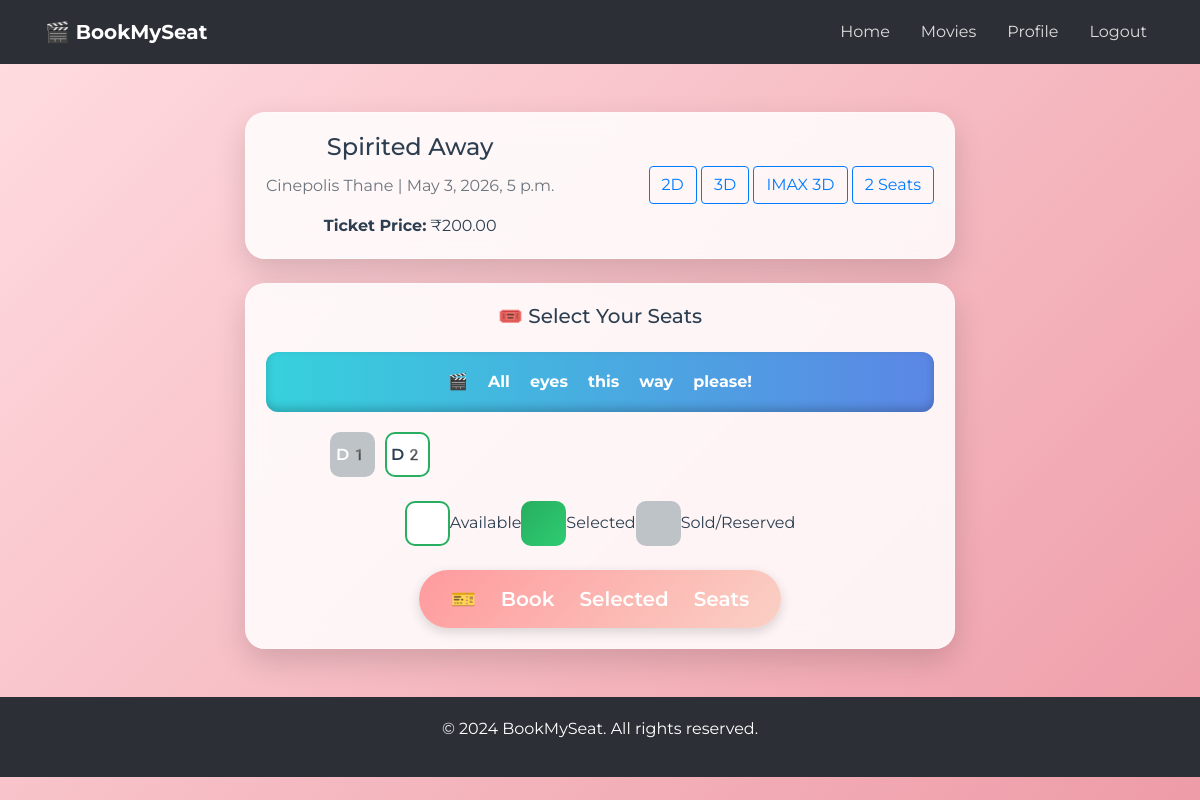
The app's page /movies/theater/3/seats/book/ (signed in) with its own data.
### movies/models.py (models this page shows, shortened)
class Theater(models.Model):
    name = models.CharField(max_length=255)
    movie = models.ForeignKey(Movie, on_delete=models.CASCADE, related_name='theaters')
    time = models.DateTimeField()
    ticket_price = models.DecimalField(max_digits=6, decimal_places=2, default=200.00)

class Movie(models.Model):
    name = models.CharField(max_length=255)
    genre = models.CharField(max_length=100, default="Unknown")
    language = models.CharField(max_length=100, default="Unknown")
    trailer_url = models.URLField(blank=True, null=True)
    image = models.ImageField(upload_to="movies/")
    rating = models.DecimalField(max_digits=3, decimal_places=1)
    cast = models.TextField()
    description = models.TextField(blank=True, null=True)

class Seat(models.Model):
    theater = models.ForeignKey(Theater, on_delete=models.CASCADE, related_name='seats')
    seat_number = models.CharField(max_length=10)
    is_booked = models.BooleanField(default=False)
    reserved_until = models.DateTimeField(null=True, blank=True)  # ✅ NEW
    def is_reserved(self):
        return self.reserved_until and self.reserved_until > timezone.now()

### movies/views.py (the view, shortened to what this page needs)
# urls.py: path('theater/<int:theater_id>/seats/book/', views.book_seats, name='book_seats'),
@login_required(login_url='/login/')
def book_seats(request, theater_id):
    theater = get_object_or_404(Theater, id=theater_id)
    seats = Seat.objects.filter(theater=theater)
    return render(request, 'movies/seat_selection.html', {
        'theater': theater,
        'seats': seats
    })

### bookmyseat/bookmyseat/templates/movies/seat_selection.html (shortened to what this page needs)
{% extends "users/basic.html" %}
{% block content %}
<div class="container mt-5">
  <div class="row">
    <div class="col-lg-8 mx-auto">
      <div class="card premium-card mb-4">
        <div class="card-body">
          <div class="d-flex justify-content-between align-items-center flex-wrap">
            <div>
              <h4 class="card-title fw-bold">{{ theater.movie.name }}</h4>
              <p class="card-text text-muted">
                {{ theater.name }} | {{ theater.time }}
              </p>
              <p class="card-text"><strong>Ticket Price:</strong> ₹{{ theater.ticket_price }}</p>
            </div>
            <div class="mt-2 mt-sm-0">
              <button class="btn btn-outline-primary me-2 mb-2 mb-sm-0 rounded-pill">2D</button>
              <button class="btn btn-outline-primary me-2 mb-2 mb-sm-0 rounded-pill">3D</button>
              <button class="btn btn-outline-primary mb-2 mb-sm-0 rounded-pill">IMAX 3D</button>
              <button class="btn btn-outline-primary mb-2 mb-sm-0 rounded-pill">
                {{ seats|length }} Seats
              </button>
            </div>
          </div>
        </div>
      </div>
      <div class="card premium-card">
        <div class="card-body">
          <h5 class="card-title text-center mb-4 fw-bold">🎟️ Select Your Seats</h5>
          <div class="screen">🎬 All eyes this way please!</div>
          <form method="POST">
            <div class="seat-grid mb-4">
              {% for seat in seats %}
              <div class="seat {% if seat.is_booked or seat.is_reserved %}sold{% endif %}" data-seat-id="{{ seat.id }}">
                {% if not seat.is_booked and not seat.is_reserved %}
                  <label for="seat-{{ seat.id }}" class="w-100 h-100 d-flex align-items-center justify-content-center">
                    {{ seat.seat_number }}
                  </label>
                {% else %}
                  {{ seat.seat_number }}
                {% endif %}
              </div>
              {% endfor %}
            </div>
            <div class="d-flex justify-content-center mb-4">
              <div class="d-flex align-items-center me-4">
                <div class="seat"></div>
                <span class="ms-2">Available</span>
              </div>
              <div class="d-flex align-items-center me-4">
                <div class="seat selected"></div>
                <span class="ms-2">Selected</span>
              </div>
              <div class="d-flex align-items-center">
                <div class="seat sold"></div>
                <span class="ms-2">Sold/Reserved</span>
              </div>
            </div>
            <div class="text-center">
              <button type="submit" class="btn btn-gradient btn-lg btn-premium">
                🎫 Book Selected Seats
              </button>
            </div>
          </form>
        </div>
      </div>
    </div>
  </div>
</div>
<link rel="stylesheet" href="https://cdnjs.cloudflare.com/ajax/libs/font-awesome/6.0.0-beta3/css/all.min.css">
{% endblock %}

### bookmyseat/bookmyseat/templates/users/basic.html (style rules this page uses)
body { font-family: "Poppins", sans-serif; background: linear-gradient(to right, #f8cdda, #f7a1b5); min-height: 100vh; }
.card { border: none; border-radius: 20px; overflow: hidden; transition: transform 0.3s ease, box-shadow 0.3s ease; }
.card-body { text-align: center; }

### bookmyseat/bookmyseat/templates/movies/seat_selection.html (style rules this page uses)
body { font-family: 'Montserrat', 'Noto Color Emoji', sans-serif; background: linear-gradient(135deg, #ffdde1, #ee9ca7); color: #2c3e50; }
.premium-card { background: rgba(255, 255, 255, 0.85); backdrop-filter: blur(12px); border-radius: 20px; border: 1px solid rgba(255,255,255,0.3); box-shadow: 0 12px 30px rgba(0,0,0,0.15); transition: transform 0.3s ease, box-shadow 0.3s ease; }
.seat-grid { display: grid; grid-template-columns: repeat(10, 45px); gap: 10px; justify-content: center; margin-top: 20px; }
.seat { width: 45px; height: 45px; border: 2px solid #27ae60; text-align: center; line-height: 45px; cursor: pointer; border-radius: 10px; font-weight: 600; transition: all 0.3s ease; background: #ffffff; font-family: 'Noto Color Emoji', 'Montserrat', sans-serif; }
.seat.selected { background: linear-gradient(135deg,#27ae60,#2ecc71); color: #fff; border: none; }
.seat.sold { background: #bdc3c7; color: #fff; cursor: not-allowed; border: none; }
.screen { margin: 20px auto; background: linear-gradient(90deg,#36D1DC,#5B86E5); height: 60px; text-align: center; line-height: 60px; color: #fff; font-weight: 700; border-radius: 12px; box-shadow: inset 0 -4px 8px rgba(0,0,0,0.2); font-family: 'Noto Color Emoji', 'Montserrat', sans-serif; }
.btn-premium { border-radius: 30px; padding: 12px 30px; font-weight: 600; font-family: 'Noto Color Emoji', 'Montserrat', sans-serif; box-shadow: 0 4px 12px rgba(0,0,0,0.15); transition: all 0.3s ease; }
.btn-gradient { background: linear-gradient(135deg, #ff9a9e, #fad0c4); color: #fff; border: none; border-radius: 30px; padding: 14px 32px; font-weight: 600; transition: background 0.3s ease; }

### records on screen
Theater: movie.name "Spirited Away", name "Cinepolis Thane", time "May 3, 2026, 5 p.m.", ticket_price "200.00"
Seat: seat_number "D1"
Seat: seat_number "D2"

### other values on screen
{{ seats|length }} "2"
